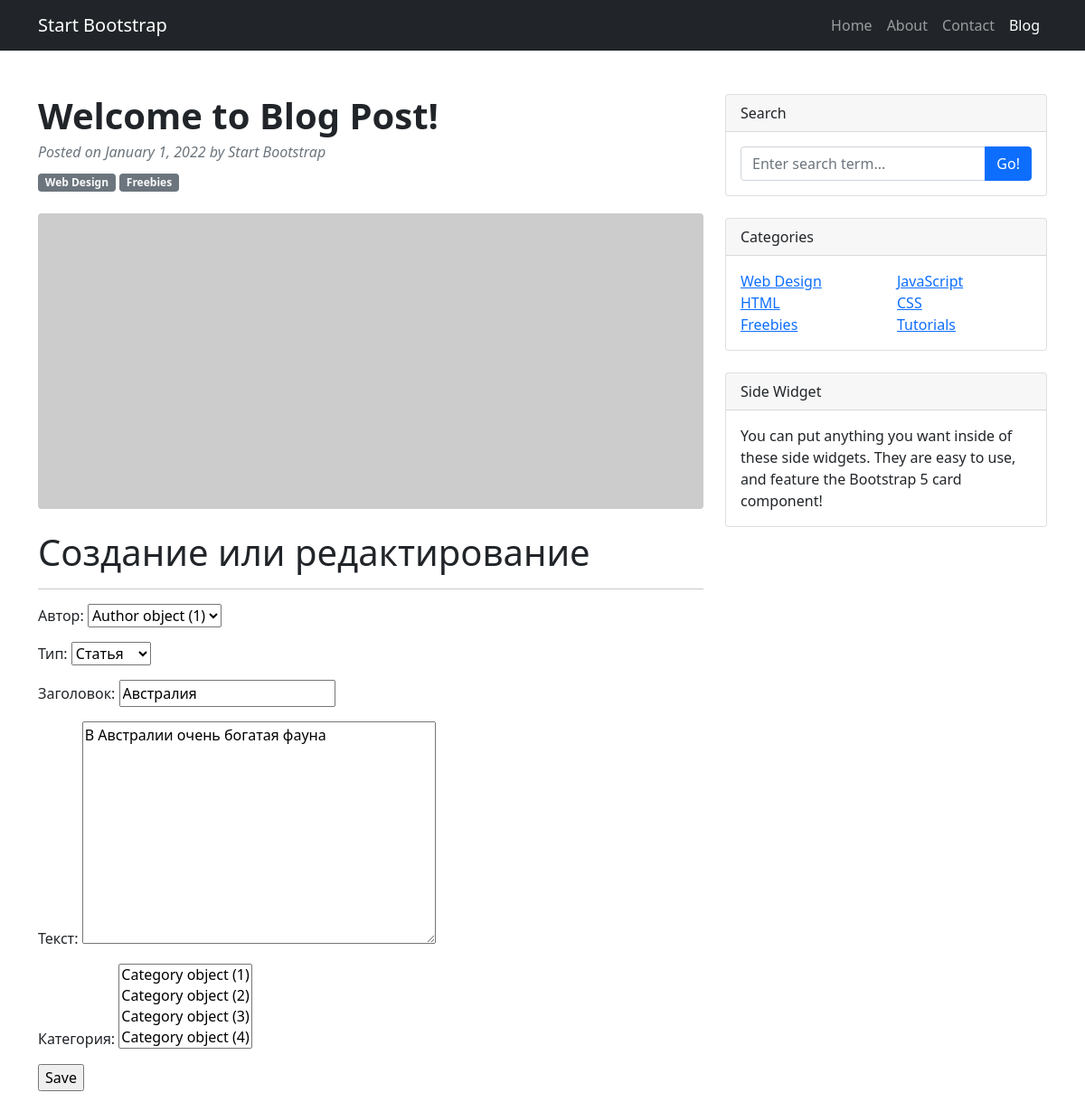
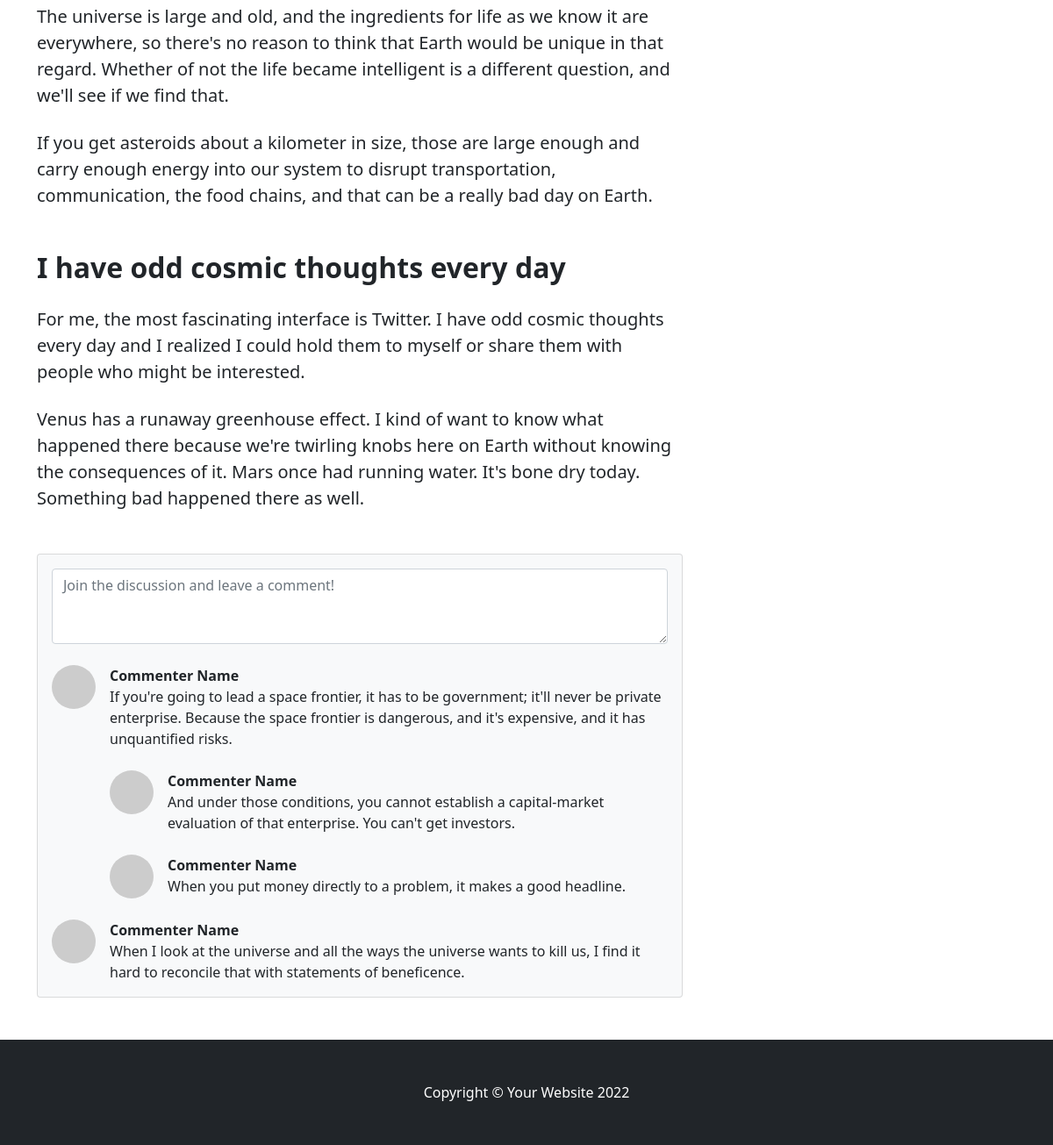
Screenshot of /posts/8/update/ (signed in) with the database file from the repository (2 pictures, top to bottom).
### news/models.py (models this page shows, shortened)
class Post(models.Model):
    author = models.ForeignKey(Author, on_delete=models.CASCADE)
    TYPES = [
        ('AR', 'Статья'),
        ('NW', 'Новость')
    ]
    type = models.CharField(max_length=2,
                            choices=TYPES,
                            default='AR')
    time_in = models.DateTimeField(auto_now_add=True)
    topics = models.ManyToManyField(Category, through='PostCategory')
    title = models.CharField(max_length=64)
    text = models.TextField()
    rating_article = models.IntegerField(default=0)

### news/views.py (the view)
# urls.py: path('<int:pk>/update/', PostUpdate.as_view(), name='post_update'),
class PostUpdate(PermissionRequiredMixin,UpdateView):
    permission_required = ('news.add_post',)
    form_class = PostForm
    model = Post
    template_name = 'flatpages/post_edit.html'

### news/forms.py
class PostForm(forms.ModelForm):
   Category = forms.ModelMultipleChoiceField(
        label='Категория',
        queryset=Category.objects.all(),
   )
   class Meta:
       model = Post
       fields = [
           'author',
           'type',
           'title',
           'text',
       ]
       labels={
               'author':'Автор',
               'type':'Тип',
               'title':'Заголовок',
               'text':'Текст',
               }

### templates/flatpages/post_edit.html (shortened to what this page needs)
{% extends 'flatpages/default.html' %}
{% block content %}
<h1>Cоздание или редактирование </h1>
<hr>
<form action="" method="post">
    {{ form.as_p }}
    <input type="submit" value="Save" />
</form>
{% endblock content %}

### rows the page displays
Post: author "Author object (1)", type "Статья", title "Австралия", text "В Австралии очень богатая фауна"
